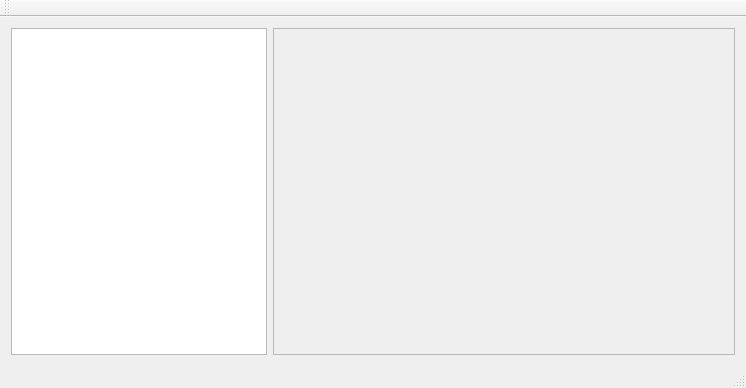
<?xml version="1.0" encoding="UTF-8"?>
<ui version="4.0">
 <class>MainWindow</class>
 <widget class="QMainWindow" name="MainWindow">
  <property name="geometry">
   <rect>
    <x>0</x>
    <y>0</y>
    <width>746</width>
    <height>388</height>
   </rect>
  </property>
  <property name="windowTitle">
   <string>QT Graph Project</string>
  </property>
  <property name="layoutDirection">
   <enum>Qt::LeftToRight</enum>
  </property>
  <widget class="QWidget" name="centralWidget">
   <layout class="QGridLayout" name="gridLayout">
    <item row="0" column="0">
     <widget class="QTreeWidget" name="treeWidget">
      <property name="sizePolicy">
       <sizepolicy hsizetype="Preferred" vsizetype="Preferred">
        <horstretch>0</horstretch>
        <verstretch>0</verstretch>
       </sizepolicy>
      </property>
      <property name="columnCount">
       <number>0</number>
      </property>
     </widget>
    </item>
    <item row="0" column="1">
     <widget class="QFrame" name="frame">
      <property name="sizePolicy">
       <sizepolicy hsizetype="Expanding" vsizetype="Expanding">
        <horstretch>0</horstretch>
        <verstretch>0</verstretch>
       </sizepolicy>
      </property>
      <property name="frameShape">
       <enum>QFrame::StyledPanel</enum>
      </property>
      <property name="frameShadow">
       <enum>QFrame::Raised</enum>
      </property>
     </widget>
    </item>
   </layout>
  </widget>
  <widget class="QMenuBar" name="menuBar">
   <property name="geometry">
    <rect>
     <x>0</x>
     <y>0</y>
     <width>746</width>
     <height>24</height>
    </rect>
   </property>
  </widget>
  <widget class="QToolBar" name="mainToolBar">
   <attribute name="toolBarArea">
    <enum>TopToolBarArea</enum>
   </attribute>
   <attribute name="toolBarBreak">
    <bool>false</bool>
   </attribute>
  </widget>
  <widget class="QStatusBar" name="statusBar">
   <property name="toolTip">
    <string>Ready to go.</string>
   </property>
   <property name="statusTip">
    <string>Ready to go.</string>
   </property>
  </widget>
 </widget>
 <layoutdefault spacing="6" margin="11"/>
 <resources/>
 <connections/>
</ui>
